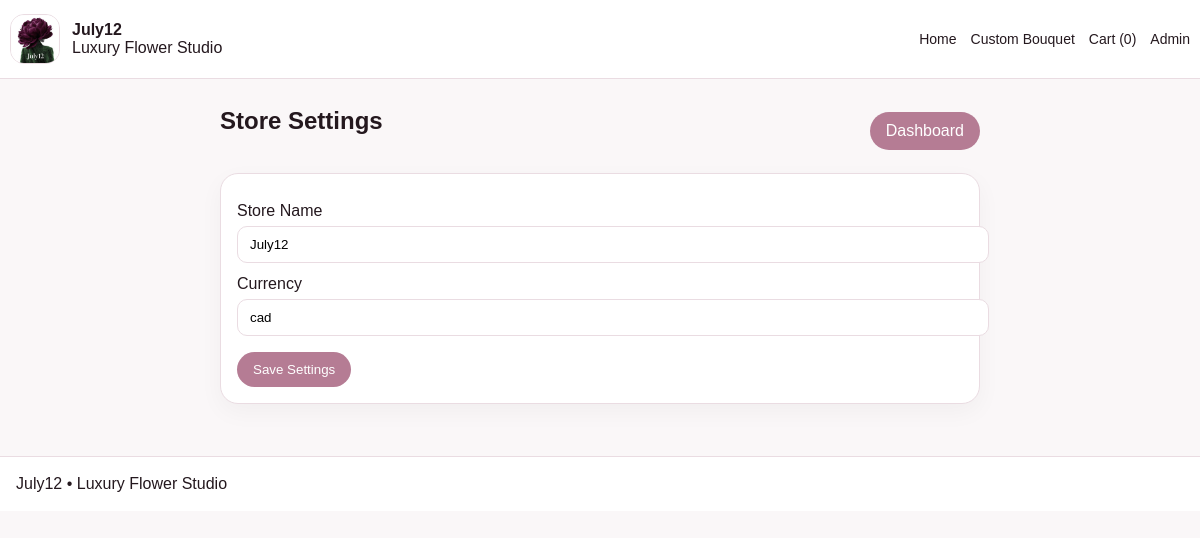
Screenshot of /admin/settings (signed in) with the database file from the repository.
### tables this page shows
CREATE TABLE settings (
            key TEXT PRIMARY KEY,
            value TEXT
        );

### app.py (the view)
@app.route("/admin/settings", methods=["GET", "POST"])
@admin_required
def admin_settings():
    s = get_settings()
    if request.method == "POST":
        set_setting("store_name", request.form.get("store_name", "July12"))
        set_setting("store_currency", request.form.get("store_currency", "cad"))
        return redirect(url_for("admin_settings"))
    return render_template("admin/settings.html", settings=s)

### app.py (called while the page is built, shortened)
def db():
    conn = sqlite3.connect(DB_PATH)
    conn.row_factory = sqlite3.Row
    return conn

def admin_required(fn):
    @wraps(fn)
    def wrapper(*args, **kwargs):
        if not session.get("admin"):
            return redirect(url_for("admin_login"))
        return fn(*args, **kwargs)
    return wrapper

def get_settings() -> dict:
    conn = db()
    rows = conn.execute("SELECT key, value FROM settings").fetchall()
    conn.close()
    return {r["key"]: r["value"] for r in rows}

def get_sections() -> dict:
    conn = db()
    rows = conn.execute("SELECT key, enabled FROM sections").fetchall()
    conn.close()
    return {r["key"]: bool(r["enabled"]) for r in rows}

def cart_items():
    cart = session.get("cart", {})
    if not cart:
        return [], 0.0

@app.context_processor
def inject_globals():
    s = get_settings()
    items, _ = cart_items()
    return {
        "settings": s,
        "sections": get_sections(),
        "store_name": s.get("store_name", "July12"),
        "cart_count": sum(i["qty"] for i in items),
    }

### templates/admin/settings.html
{% extends "base.html" %}
{% block content %}
<section class="section">
  <div class="container narrow">
    <div class="admin-top">
      <h1>Store Settings</h1>
      <a class="btn" href="{{ url_for('admin_dashboard') }}">Dashboard</a>
    </div>
    <div class="panel">
      <form method="post">
        <label>Store Name</label><input name="store_name" value="{{ settings.get('store_name','July12') }}">
        <label>Currency</label><input name="store_currency" value="{{ settings.get('store_currency','cad') }}">
        <div style="margin-top:16px;"><button class="btn" type="submit">Save Settings</button></div>
      </form>
    </div>
  </div>
</section>
{% endblock %}

### templates/base.html (shortened to what this page needs)
<!doctype html>
<html lang="en">
<head>
  <link href="{{ url_for('static', filename='css/styles.css') }}" rel="stylesheet">
</head>
<body>
<header class="topbar">
  <div class="container nav">
    <a class="brand" href="{{ url_for('home') }}">
      {% if settings.get('logo_url') %}
      <img src="{{ settings.get('logo_url') }}" alt="{{ store_name }}" class="logo-img">
      {% else %}
      <div class="brand-mark">J12</div>
      {% endif %}
      <div class="brand-copy">
        <strong>{{ store_name }}</strong>
        <span>Luxury Flower Studio</span>
      </div>
    </a>
    <nav>
      <a href="{{ url_for('home') }}">Home</a>
      <a href="{{ url_for('custom_bouquet') }}">Custom Bouquet</a>
      <a href="{{ url_for('cart') }}">Cart ({{ cart_count }})</a>
      <a href="{{ url_for('admin_login') }}">Admin</a>
    </nav>
  </div>
</header>
{% block content %}{% endblock %}
<footer class="footer">
  <div class="container">{{ settings.get('footer_text', '') }}</div>
</footer>
</body>
</html>

### static/css/styles.css (style rules this page uses)
body { font-family:Arial,sans-serif;margin:0;background:#faf7f8;color:#24181e }
a { text-decoration:none;color:inherit }
.container { max-width:1180px;margin:0 auto;padding:0 16px }
.topbar { background:#fff;border-bottom:1px solid #eadce2;position:sticky;top:0;z-index:20 }
.nav { display:flex;justify-content:space-between;align-items:center;padding:14px 0 }
.brand { display:flex;gap:12px;align-items:center }
.logo-img { width:48px;height:48px;object-fit:cover;border-radius:14px;border:1px solid #eadce2 }
.brand-copy { display:flex;flex-direction:column }
nav { display:flex;gap:14px;font-size:14px }
.section { padding:28px 0 }
.card,.panel,.info-card,.admin-card { background:#fff;border:1px solid #eadce2;border-radius:18px;padding:16px;box-shadow:0 8px 24px rgba(0,0,0,.04) }
.info-card h3,.product-copy h3,.panel h3,.section-head h2,.admin-top h1 { margin-top:0 }
.btn,.cta-btn { display:inline-flex;align-items:center;justify-content:center;border:none;border-radius:999px;padding:10px 16px;background:#b57c94;color:#fff;cursor:pointer }
input,textarea,select { width:100%;padding:10px 12px;border:1px solid #eadce2;border-radius:10px;margin-top:6px }
label { display:block;margin-top:12px }
.admin-top { display:flex;justify-content:space-between;align-items:center;margin-bottom:18px }
.footer { padding:18px 0;border-top:1px solid #eadce2;background:#fff;margin-top:24px }
.narrow { max-width:760px }

### rows the page displays
settings: get (picture)
settings: value "July12", store_name "July12"
settings: store_currency "cad"
settings: get "July12 • Luxury Flower Studio"

### other values shown
{{ cart_count }} "0"
